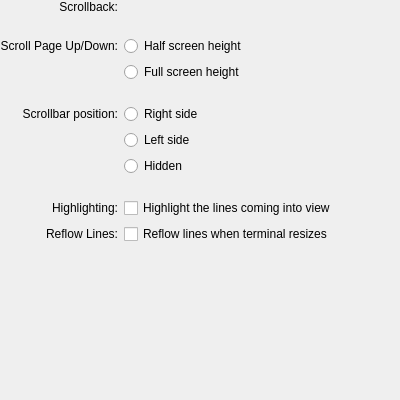
<?xml version="1.0" encoding="UTF-8"?>
<ui version="4.0">
 <author>
  SPDX-FileCopyrightText: none
  SPDX-License-Identifier: GPL-3.0-or-later
 </author>
 <class>EditProfileScrollingPage</class>
 <widget class="QWidget" name="EditProfileScrollingPage">
  <property name="geometry">
   <rect>
    <x>0</x>
    <y>0</y>
    <width>400</width>
    <height>400</height>
   </rect>
  </property>
  <layout class="QVBoxLayout" name="verticalLayout">
   <property name="spacing">
    <number>0</number>
   </property>
   <property name="leftMargin">
    <number>0</number>
   </property>
   <property name="topMargin">
    <number>0</number>
   </property>
   <property name="rightMargin">
    <number>0</number>
   </property>
   <property name="bottomMargin">
    <number>0</number>
   </property>
   <item>
    <layout class="QGridLayout">
     <property name="spacing">
      <number>6</number>
     </property>
     <item row="0" column="0" alignment="Qt::AlignRight|Qt::AlignTop">
      <widget class="QLabel" name="historySizeLabel">
       <property name="sizePolicy">
        <sizepolicy hsizetype="Fixed" vsizetype="Fixed">
         <horstretch>0</horstretch>
         <verstretch>0</verstretch>
        </sizepolicy>
       </property>
       <property name="text">
        <string>Scrollback:</string>
       </property>
       <property name="alignment">
        <set>Qt::AlignRight|Qt::AlignTrailing|Qt::AlignVCenter</set>
       </property>
      </widget>
     </item>
     <item row="0" column="1">
      <widget class="Konsole::HistorySizeWidget" name="historySizeWidget" native="true">
       <property name="sizePolicy">
        <sizepolicy hsizetype="Expanding" vsizetype="Preferred">
         <horstretch>0</horstretch>
         <verstretch>0</verstretch>
        </sizepolicy>
       </property>
      </widget>
     </item>
     <item row="1" column="1">
      <spacer>
       <property name="orientation">
        <enum>Qt::Vertical</enum>
       </property>
       <property name="sizeType">
        <enum>QSizePolicy::Fixed</enum>
       </property>
       <property name="sizeHint" stdset="0">
        <size>
         <width>20</width>
         <height>16</height>
        </size>
       </property>
      </spacer>
     </item>
     <item row="2" column="0" alignment="Qt::AlignRight">
      <widget class="QLabel" name="label_2">
       <property name="sizePolicy">
        <sizepolicy hsizetype="Fixed" vsizetype="Preferred">
         <horstretch>0</horstretch>
         <verstretch>0</verstretch>
        </sizepolicy>
       </property>
       <property name="text">
        <string>Scroll Page Up/Down:</string>
       </property>
       <property name="alignment">
        <set>Qt::AlignRight|Qt::AlignTrailing|Qt::AlignVCenter</set>
       </property>
      </widget>
     </item>
     <item row="2" column="1">
      <widget class="QRadioButton" name="scrollHalfPage">
       <property name="sizePolicy">
        <sizepolicy hsizetype="Preferred" vsizetype="Fixed">
         <horstretch>0</horstretch>
         <verstretch>0</verstretch>
        </sizepolicy>
       </property>
       <property name="toolTip">
        <string>Scroll the page the half height of window</string>
       </property>
       <property name="text">
        <string>Half screen height</string>
       </property>
       <attribute name="buttonGroup">
        <string notr="true">scrollAmount</string>
       </attribute>
      </widget>
     </item>
     <item row="3" column="1">
      <widget class="QRadioButton" name="scrollFullPage">
       <property name="toolTip">
        <string>Scroll the page the full height of window</string>
       </property>
       <property name="text">
        <string>Full screen height</string>
       </property>
       <attribute name="buttonGroup">
        <string notr="true">scrollAmount</string>
       </attribute>
      </widget>
     </item>
     <item row="4" column="1">
      <spacer>
       <property name="orientation">
        <enum>Qt::Vertical</enum>
       </property>
       <property name="sizeType">
        <enum>QSizePolicy::Fixed</enum>
       </property>
       <property name="sizeHint" stdset="0">
        <size>
         <width>20</width>
         <height>16</height>
        </size>
       </property>
      </spacer>
     </item>
     <item row="5" column="0" alignment="Qt::AlignRight|Qt::AlignVCenter">
      <widget class="QLabel" name="labelSize">
       <property name="sizePolicy">
        <sizepolicy hsizetype="Fixed" vsizetype="Preferred">
         <horstretch>0</horstretch>
         <verstretch>0</verstretch>
        </sizepolicy>
       </property>
       <property name="text">
        <string>Scrollbar position:</string>
       </property>
       <property name="alignment">
        <set>Qt::AlignRight|Qt::AlignTrailing|Qt::AlignVCenter</set>
       </property>
      </widget>
     </item>
     <item row="5" column="1">
      <widget class="QRadioButton" name="scrollBarRightButton">
       <property name="toolTip">
        <string>Show the scroll bar on the right side of the terminal window</string>
       </property>
       <property name="text">
        <string comment="@option:radio Show scrollbar on the right side">Right side</string>
       </property>
       <attribute name="buttonGroup">
        <string notr="true">scrollBarPosition</string>
       </attribute>
      </widget>
     </item>
     <item row="6" column="1">
      <widget class="QRadioButton" name="scrollBarLeftButton">
       <property name="toolTip">
        <string>Show the scroll bar on the left side of the terminal window</string>
       </property>
       <property name="text">
        <string comment="@option:radio Show scrollbar on the left side">Left side</string>
       </property>
       <attribute name="buttonGroup">
        <string notr="true">scrollBarPosition</string>
       </attribute>
      </widget>
     </item>
     <item row="7" column="1">
      <widget class="QRadioButton" name="scrollBarHiddenButton">
       <property name="text">
        <string comment="@option:radio Hide the scroll bar">Hidden</string>
       </property>
       <attribute name="buttonGroup">
        <string notr="true">scrollBarPosition</string>
       </attribute>
      </widget>
     </item>
     <item row="8" column="1">
      <spacer>
       <property name="orientation">
        <enum>Qt::Vertical</enum>
       </property>
       <property name="sizeType">
        <enum>QSizePolicy::Fixed</enum>
       </property>
       <property name="sizeHint" stdset="0">
        <size>
         <width>20</width>
         <height>16</height>
        </size>
       </property>
      </spacer>
     </item>
     <item row="9" column="0" alignment="Qt::AlignRight|Qt::AlignVCenter">
      <widget class="QLabel" name="label">
       <property name="sizePolicy">
        <sizepolicy hsizetype="Fixed" vsizetype="Preferred">
         <horstretch>0</horstretch>
         <verstretch>0</verstretch>
        </sizepolicy>
       </property>
       <property name="text">
        <string>Highlighting:</string>
       </property>
       <property name="alignment">
        <set>Qt::AlignRight|Qt::AlignTrailing|Qt::AlignVCenter</set>
       </property>
      </widget>
     </item>
     <item row="9" column="1">
      <widget class="QCheckBox" name="highlightScrolledLinesButton">
       <property name="text">
        <string>Highlight the lines coming into view</string>
       </property>
      </widget>
     </item>
     <item row="10" column="0" alignment="Qt::AlignRight|Qt::AlignVCenter">
      <widget class="QLabel" name="labelReflowLines">
       <property name="sizePolicy">
        <sizepolicy hsizetype="Fixed" vsizetype="Preferred">
         <horstretch>0</horstretch>
         <verstretch>0</verstretch>
        </sizepolicy>
       </property>
       <property name="text">
        <string>Reflow Lines:</string>
       </property>
       <property name="alignment">
        <set>Qt::AlignRight|Qt::AlignTrailing|Qt::AlignVCenter</set>
       </property>
      </widget>
     </item>
     <item row="10" column="1">
      <widget class="QCheckBox" name="reflowLinesButton">
       <property name="text">
        <string>Reflow lines when terminal resizes</string>
       </property>
      </widget>
     </item>
    </layout>
   </item>
   <item>
    <spacer>
     <property name="orientation">
      <enum>Qt::Vertical</enum>
     </property>
     <property name="sizeHint" stdset="0">
      <size>
       <width>20</width>
       <height>0</height>
      </size>
     </property>
    </spacer>
   </item>
  </layout>
 </widget>
 <customwidgets>
  <customwidget>
   <class>Konsole::HistorySizeWidget</class>
   <extends>QWidget</extends>
   <header>widgets/HistorySizeWidget.h</header>
  </customwidget>
 </customwidgets>
 <resources/>
 <connections/>
 <buttongroups>
  <buttongroup name="scrollBarPosition"/>
  <buttongroup name="scrollAmount"/>
 </buttongroups>
</ui>
